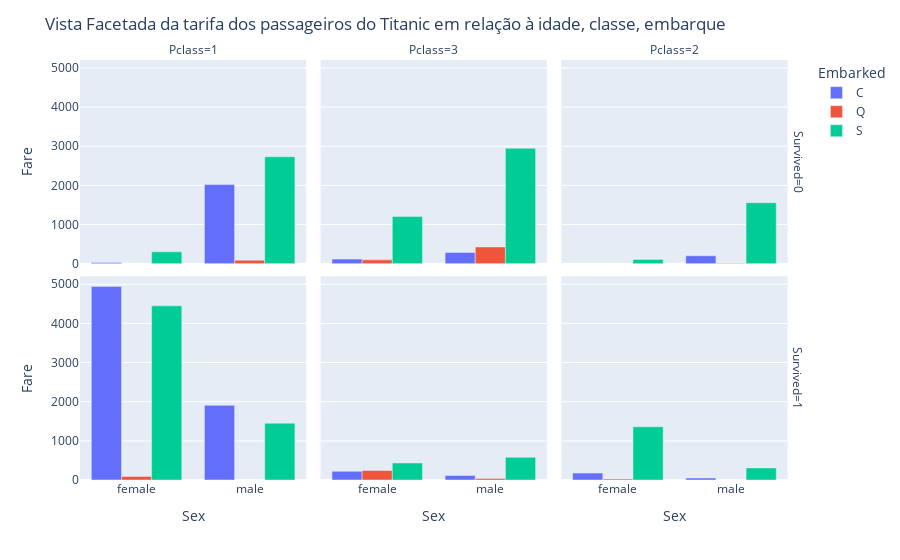

The notebook cell this image was saved under:
### Code cell
# Cria o facet
fig = px.bar(facet_titanic, 
             x = "Sex", 
             y = "Fare",
             color = "Embarked",
             barmode = "group",
             facet_row = "Survived", 
             facet_col = "Pclass",)

# Layout
fig.update_layout(title_text = 'Vista Facetada da tarifa dos passageiros do Titanic em relação à idade, classe, embarque\n')

# Mostra o gráfico
fig.show()

### Figure 1 — Plotly figure (JSON) as saved in the notebook; plotly's stock layout.template omitted (floating-point values rounded to 4 significant figures)
{"data": [{"alignmentgroup": "True", "hovertemplate": "Embarked=C<br>Survived=0<br>Pclass=1<br>Sex=%{x}<br>Fare=%{y}<extra></extra>", "legendgroup": "C", "marker": {"color": "#636efa", "pattern": {"shape": ""}}, "name": "C", "offsetgroup": "C", "orientation": "v", "showlegend": true, "textposition": "auto", "type": "bar", "x": ["female", "male"], "xaxis": "x4", "y": [28.71, 2021.0], "yaxis": "y4"}, {"alignmentgroup": "True", "hovertemplate": "Embarked=C<br>Survived=0<br>Pclass=3<br>Sex=%{x}<br>Fare=%{y}<extra></extra>", "legendgroup": "C", "marker": {"color": "#636efa", "pattern": {"shape": ""}}, "name": "C", "offsetgroup": "C", "orientation": "v", "showlegend": false, "textposition": "auto", "type": "bar", "x": ["female", "male"], "xaxis": "x5", "y": [117.2, 287.8], "yaxis": "y5"}, {"alignmentgroup": "True", "hovertemplate": "Embarked=C<br>Survived=0<br>Pclass=2<br>Sex=%{x}<br>Fare=%{y}<extra></extra>", "legendgroup": "C", "marker": {"color": "#636efa", "pattern": {"shape": ""}}, "name": "C", "offsetgroup": "C", "orientation": "v", "showlegend": false, "textposition": "auto", "type": "bar", "x": ["male"], "xaxis": "x6", "y": [203.3], "yaxis": "y6"}, {"alignmentgroup": "True", "hovertemplate": "Embarked=C<br>Survived=1<br>Pclass=1<br>Sex=%{x}<br>Fare=%{y}<extra></extra>", "legendgroup": "C", "marker": {"color": "#636efa", "pattern": {"shape": ""}}, "name": "C", "offsetgroup": "C", "orientation": "v", "showlegend": false, "textposition": "auto", "type": "bar", "x": ["female", "male"], "xaxis": "x", "y": [4944.0, 1907.0], "yaxis": "y"}, {"alignmentgroup": "True", "hovertemplate": "Embarked=C<br>Survived=1<br>Pclass=3<br>Sex=%{x}<br>Fare=%{y}<extra></extra>", "legendgroup": "C", "marker": {"color": "#636efa", "pattern": {"shape": ""}}, "name": "C", "offsetgroup": "C", "orientation": "v", "showlegend": false, "textposition": "auto", "type": "bar", "x": ["female", "male"], "xaxis": "x2", "y": [220.8, 114.4], "yaxis": "y2"}, {"alignmentgroup": "True", "hovertemplate": "Embarked=C<br>Survived=1<br>Pclass=2<br>Sex=%{x}<br>Fare=%{y}<extra></extra>", "legendgroup": "C", "marker": {"color": "#636efa", "pattern": {"shape": ""}}, "name": "C", "offsetgroup": "C", "orientation": "v", "showlegend": false, "textposition": "auto", "type": "bar", "x": ["female", "male"], "xaxis": "x3", "y": [176.9, 50.87], "yaxis": "y3"}, {"alignmentgroup": "True", "hovertemplate": "Embarked=Q<br>Survived=0<br>Pclass=1<br>Sex=%{x}<br>Fare=%{y}<extra></extra>", "legendgroup": "Q", "marker": {"color": "#EF553B", "pattern": {"shape": ""}}, "name": "Q", "offsetgroup": "Q", "orientation": "v", "showlegend": true, "textposition": "auto", "type": "bar", "x": ["male"], "xaxis": "x4", "y": [90], "yaxis": "y4"}, {"alignmentgroup": "True", "hovertemplate": "Embarked=Q<br>Survived=0<br>Pclass=3<br>Sex=%{x}<br>Fare=%{y}<extra></extra>", "legendgroup": "Q", "marker": {"color": "#EF553B", "pattern": {"shape": ""}}, "name": "Q", "offsetgroup": "Q", "orientation": "v", "showlegend": false, "textposition": "auto", "type": "bar", "x": ["female", "male"], "xaxis": "x5", "y": [98.14, 426.3], "yaxis": "y5"}, {"alignmentgroup": "True", "hovertemplate": "Embarked=Q<br>Survived=0<br>Pclass=2<br>Sex=%{x}<br>Fare=%{y}<extra></extra>", "legendgroup": "Q", "marker": {"color": "#EF553B", "pattern": {"shape": ""}}, "name": "Q", "offsetgroup": "Q", "orientation": "v", "showlegend": false, "textposition": "auto", "type": "bar", "x": ["male"], "xaxis": "x6", "y": [12.35], "yaxis": "y6"}, {"alignmentgroup": "True", "hovertemplate": "Embarked=Q<br>Survived=1<br>Pclass=1<br>Sex=%{x}<br>Fare=%{y}<extra></extra>", "legendgroup": "Q", "marker": {"color": "#EF553B", "pattern": {"shape": ""}}, "name": "Q", "offsetgroup": "Q", "orientation": "v", "showlegend": false, "textposition": "auto", "type": "bar", "x": ["female"], "xaxis": "x", "y": [90], "yaxis": "y"}, {"alignmentgroup": "True", "hovertemplate": "Embarked=Q<br>Survived=1<br>Pclass=3<br>Sex=%{x}<br>Fare=%{y}<extra></extra>", "legendgroup": "Q", "marker": {"color": "#EF553B", "pattern": {"shape": ""}}, "name": "Q", "offsetgroup": "Q", "orientation": "v", "showlegend": false, "textposition": "auto", "type": "bar", "x": ["female", "male"], "xaxis": "x2", "y": [242.0, 38.75], "yaxis": "y2"}, {"alignmentgroup": "True", "hovertemplate": "Embarked=Q<br>Survived=1<br>Pclass=2<br>Sex=%{x}<br>Fare=%{y}<extra></extra>", "legendgroup": "Q", "marker": {"color": "#EF553B", "pattern": {"shape": ""}}, "name": "Q", "offsetgroup": "Q", "orientation": "v", "showlegend": false, "textposition": "auto", "type": "bar", "x": ["female"], "xaxis": "x3", "y": [24.7], "yaxis": "y3"}, {"alignmentgroup": "True", "hovertemplate": "Embarked=S<br>Survived=0<br>Pclass=1<br>Sex=%{x}<br>Fare=%{y}<extra></extra>", "legendgroup": "S", "marker": {"color": "#00cc96", "pattern": {"shape": ""}}, "name": "S", "offsetgroup": "S", "orientation": "v", "showlegend": true, "textposition": "auto", "type": "bar", "x": ["female", "male"], "xaxis": "x4", "y": [303.1, 2732.0], "yaxis": "y4"}, {"alignmentgroup": "True", "hovertemplate": "Embarked=S<br>Survived=0<br>Pclass=3<br>Sex=%{x}<br>Fare=%{y}<extra></extra>", "legendgroup": "S", "marker": {"color": "#00cc96", "pattern": {"shape": ""}}, "name": "S", "offsetgroup": "S", "orientation": "v", "showlegend": false, "textposition": "auto", "type": "bar", "x": ["female", "male"], "xaxis": "x5", "y": [1208.0, 2947.0], "yaxis": "y5"}, {"alignmentgroup": "True", "hovertemplate": "Embarked=S<br>Survived=0<br>Pclass=2<br>Sex=%{x}<br>Fare=%{y}<extra></extra>", "legendgroup": "S", "marker": {"color": "#00cc96", "pattern": {"shape": ""}}, "name": "S", "offsetgroup": "S", "orientation": "v", "showlegend": false, "textposition": "auto", "type": "bar", "x": ["female", "male"], "xaxis": "x6", "y": [109.5, 1558.0], "yaxis": "y6"}, {"alignmentgroup": "True", "hovertemplate": "Embarked=S<br>Survived=1<br>Pclass=1<br>Sex=%{x}<br>Fare=%{y}<extra></extra>", "legendgroup": "S", "marker": {"color": "#00cc96", "pattern": {"shape": ""}}, "name": "S", "offsetgroup": "S", "orientation": "v", "showlegend": false, "textposition": "auto", "type": "bar", "x": ["female", "male"], "xaxis": "x", "y": [4450.0, 1451.0], "yaxis": "y"}, {"alignmentgroup": "True", "hovertemplate": "Embarked=S<br>Survived=1<br>Pclass=3<br>Sex=%{x}<br>Fare=%{y}<extra></extra>", "legendgroup": "S", "marker": {"color": "#00cc96", "pattern": {"shape": ""}}, "name": "S", "offsetgroup": "S", "orientation": "v", "showlegend": false, "textposition": "auto", "type": "bar", "x": ["female", "male"], "xaxis": "x2", "y": [434.7, 579.1], "yaxis": "y2"}, {"alignmentgroup": "True", "hovertemplate": "Embarked=S<br>Survived=1<br>Pclass=2<br>Sex=%{x}<br>Fare=%{y}<extra></extra>", "legendgroup": "S", "marker": {"color": "#00cc96", "pattern": {"shape": ""}}, "name": "S", "offsetgroup": "S", "orientation": "v", "showlegend": false, "textposition": "auto", "type": "bar", "x": ["female", "male"], "xaxis": "x3", "y": [1359.0, 307.8], "yaxis": "y3"}], "layout": {"annotations": [{"font": {}, "showarrow": false, "text": "Pclass=1", "x": 0.1567, "xanchor": "center", "xref": "paper", "y": 1, "yanchor": "bottom", "yref": "paper"}, {"font": {}, "showarrow": false, "text": "Pclass=3", "x": 0.49, "xanchor": "center", "xref": "paper", "y": 1, "yanchor": "bottom", "yref": "paper"}, {"font": {}, "showarrow": false, "text": "Pclass=2", "x": 0.8233, "xanchor": "center", "xref": "paper", "y": 1, "yanchor": "bottom", "yref": "paper"}, {"font": {}, "showarrow": false, "text": "Survived=1", "textangle": 90, "x": 0.98, "xanchor": "left", "xref": "paper", "y": 0.2425, "yanchor": "middle", "yref": "paper"}, {"font": {}, "showarrow": false, "text": "Survived=0", "textangle": 90, "x": 0.98, "xanchor": "left", "xref": "paper", "y": 0.7575, "yanchor": "middle", "yref": "paper"}], "barmode": "group", "legend": {"title": {"text": "Embarked"}, "tracegroupgap": 0}, "margin": {"t": 60}, "title": {"text": "Vista Facetada da tarifa dos passageiros do Titanic em relação à idade, classe, embarque\n"}, "xaxis": {"anchor": "y", "domain": [0, 0.3133], "title": {"text": "Sex"}}, "xaxis2": {"anchor": "y2", "domain": [0.3333, 0.6467], "matches": "x", "title": {"text": "Sex"}}, "xaxis3": {"anchor": "y3", "domain": [0.6667, 0.98], "matches": "x", "title": {"text": "Sex"}}, "xaxis4": {"anchor": "y4", "domain": [0, 0.3133], "matches": "x", "showticklabels": false}, "xaxis5": {"anchor": "y5", "domain": [0.3333, 0.6467], "matches": "x", "showticklabels": false}, "xaxis6": {"anchor": "y6", "domain": [0.6667, 0.98], "matches": "x", "showticklabels": false}, "yaxis": {"anchor": "x", "domain": [0, 0.485], "title": {"text": "Fare"}}, "yaxis2": {"anchor": "x2", "domain": [0, 0.485], "matches": "y", "showticklabels": false}, "yaxis3": {"anchor": "x3", "domain": [0, 0.485], "matches": "y", "showticklabels": false}, "yaxis4": {"anchor": "x4", "domain": [0.515, 1], "matches": "y", "title": {"text": "Fare"}}, "yaxis5": {"anchor": "x5", "domain": [0.515, 1], "matches": "y", "showticklabels": false}, "yaxis6": {"anchor": "x6", "domain": [0.515, 1], "matches": "y", "showticklabels": false}}}
